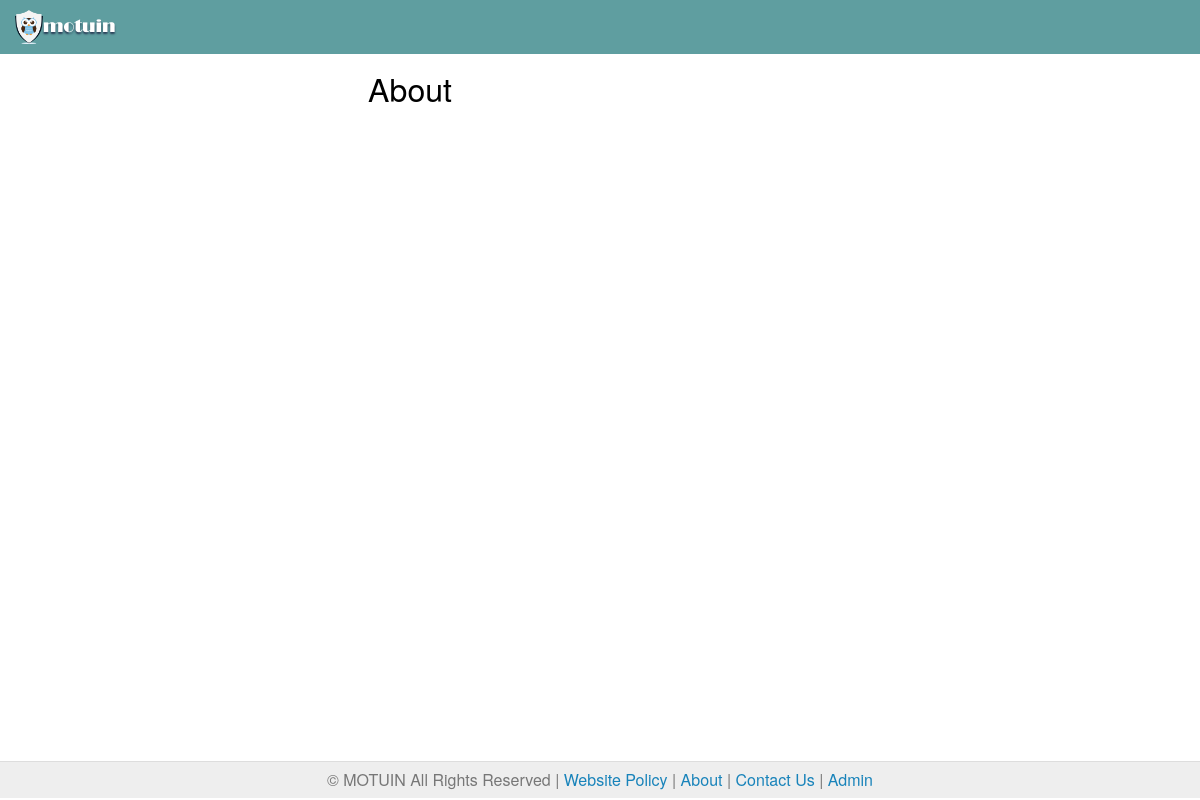
/index.php/about, run on an earlier commit of the app's database.
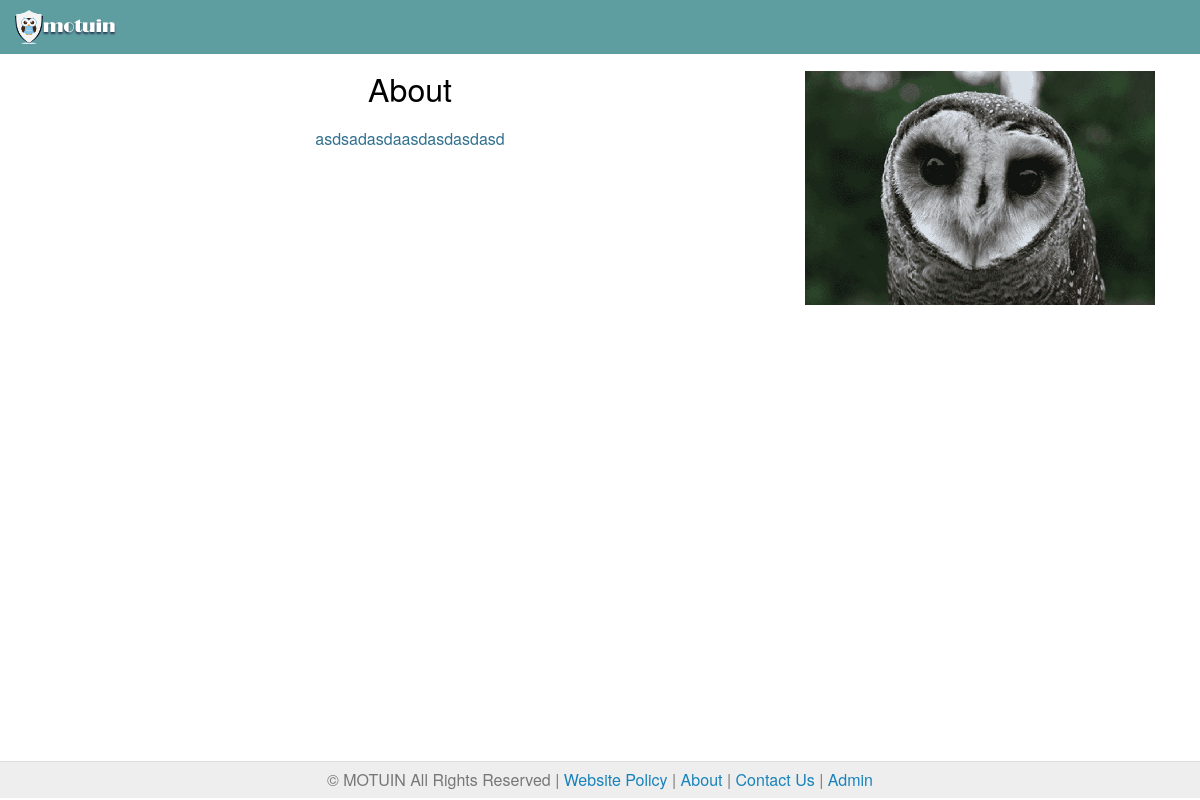
And on a later commit of the database.
### tables this page shows
CREATE TABLE IF NOT EXISTS `tbl_advertise` (
  `ta_id` int(20) NOT NULL AUTO_INCREMENT,
  `ta_imagename` varchar(150) NOT NULL,
  `ta_info` varchar(255) NOT NULL,
  PRIMARY KEY (`ta_id`)
);

### application/controllers/About.php (called while the page is built, shortened)
<?php
class About extends CI_Controller {
    public function index() {
        $data['title'] = 'Image Search - About';
        $this->load->model('content_model');
        $data['content'] = $this->content_model->get_content('about');
        $this->load->model('advertise_model');
        $rows = $this->advertise_model->get_rows();
        $items = array();
        foreach ($rows as $row) {
            $item = array();
            $item['id'] = $row->{'ta_id'};
            $item['imagename'] = $row->{'ta_imagename'};
            $item['info'] = $row->{'ta_info'};
            $items[] = $item;
        }
        $data['advertise_items'] = $items;
        $this->load->view('includes/header', $data);
        $this->load->view('about/index');
        $this->load->view('includes/footerbar2');
        $this->load->view('includes/footer');
    }
}

### index.php (called while the page is built, shortened)
<?php
require_once BASEPATH.'core/CodeIgniter.php';

### application/models/Advertise_model.php (called while the page is built, shortened)
<?php
class Advertise_model extends CI_Model {
    private $table = "tbl_advertise";
    function get_rows()
    {
        $query = $this->db->get_where($this->table);
        return $query->result();
    }
}

### application/views/about/index.php (the view)
<div class="header general">
      <div class="col-sm-12 logo">
        <img src="<?php echo site_url('assets/images/logo.png');?>" style="height: 100%;">
        <span class="title-font-small">motuin</span>
      </div>
</div>
<div class="container" role="main" style="min-height: calc(100vh - 95px);">
  <div class ="starter-template col-md-8">
      <h1 style="margin-bottom: 25px; text-align: center;">About</h1>
      <span class="text-info"><?php echo isset($content) ? $content : ''; ?></span>
  </div>
  <div class ="starter-template col-md-4">
    <?php foreach ($advertise_items as $item) { ?>
      <img src="<?php echo site_url(ADVERTISE_PATH.$item['imagename']);?>" style="width: 100%; margin-bottom: 15px;">
    <?php } ?>
  </div>
</div>

### application/views/includes/header.php (shortened to what this page needs)
<!DOCTYPE html>
<html>
    <head>
        <link rel="stylesheet" href="https://maxcdn.bootstrapcdn.com/bootstrap/3.3.6/css/bootstrap.min.css">
        <link rel="stylesheet" href="https://maxcdn.bootstrapcdn.com/font-awesome/4.2.0/css/font-awesome.min.css">
        <link rel="stylesheet" href="<?php echo site_url('assets/css/specimen_files/specimen_stylesheet.css');?>">
        <link rel="stylesheet" href="<?php echo site_url('assets/css/specimen_files/stylesheet.css');?>">
        <link rel="stylesheet" href="<?php echo site_url('assets/css/style.css');?>">
    </head>
    <body>

### application/views/includes/footerbar2.php
<div class="footer2">
    © MOTUIN All Rights Reserved | <a href="<?php echo site_url('policy');?>" target='_blank'>Website Policy</a> | <a href="<?php echo site_url('about'); ?>" target='_blank'>About</a> | <a href="<?php echo site_url('contact');?>" target='_blank'>Contact Us</a> | <a  href="<?php echo site_url('admin');?>" target='_blank'>Admin</a>
</div>

### application/views/includes/footer.php (shortened to what this page needs)
</body>
</html>

### assets/css/specimen_files/specimen_stylesheet.css (style rules this page uses)
html, body, div, span, applet, object, iframe, h1, h2, h3, h4, h5, h6, p, blockquote, pre, a, abbr, acronym, address, big, cite, code, del, dfn, em, font, img, ins, kbd, q, s, samp, small, strike, strong, sub, sup, tt, var, b, u, i, center, dl, dt, dd, ol, ul, li, fieldset, form, label, legend, table, caption, tbody, tfoot, thead, tr, th, td { margin: 0;padding: 0;border: 0;outline: 0; font-size: 100%;vertical-align: baseline; background: transparent; }
body { line-height: 1; }
body { color: #000; background-color: #dcdcdc; }
a { text-decoration: none; color: #1883ba; }
h1 { font-size: 32px; font-weight: normal; font-style: normal; margin-bottom: 18px; }

### assets/css/style.css (style rules this page uses)
body { background-color: transparent; }
.starter-template { padding-top: 15px; padding-bottom: 20px; text-align: center; }
.footer2 { width: 100%; text-align: center; color: #777; padding: 10px; border-top: solid 1px #ddd; background: #eee; }
.header { background: cadetblue; margin: 0; text-align: center; display: inline-block; }
.header .logo { display: flex; align-items: center; padding-top: 10px; padding-bottom: 10px; height: 54px; line-height: 34px; }
.title-font-small { margin: 0; line-height: 34px; font-size: large; text-shadow: 0 2px 2px #2a3d56; color: white; font-family: 'broadwayregular'; }
.header.general { width: 100%; }

What changed in the data, as far as the page shows it:
added tbl_advertise: ta_imagename (picture)
Also different on the page:
$content: (not shown) → "asdsadasdaasdasdasdasd"
